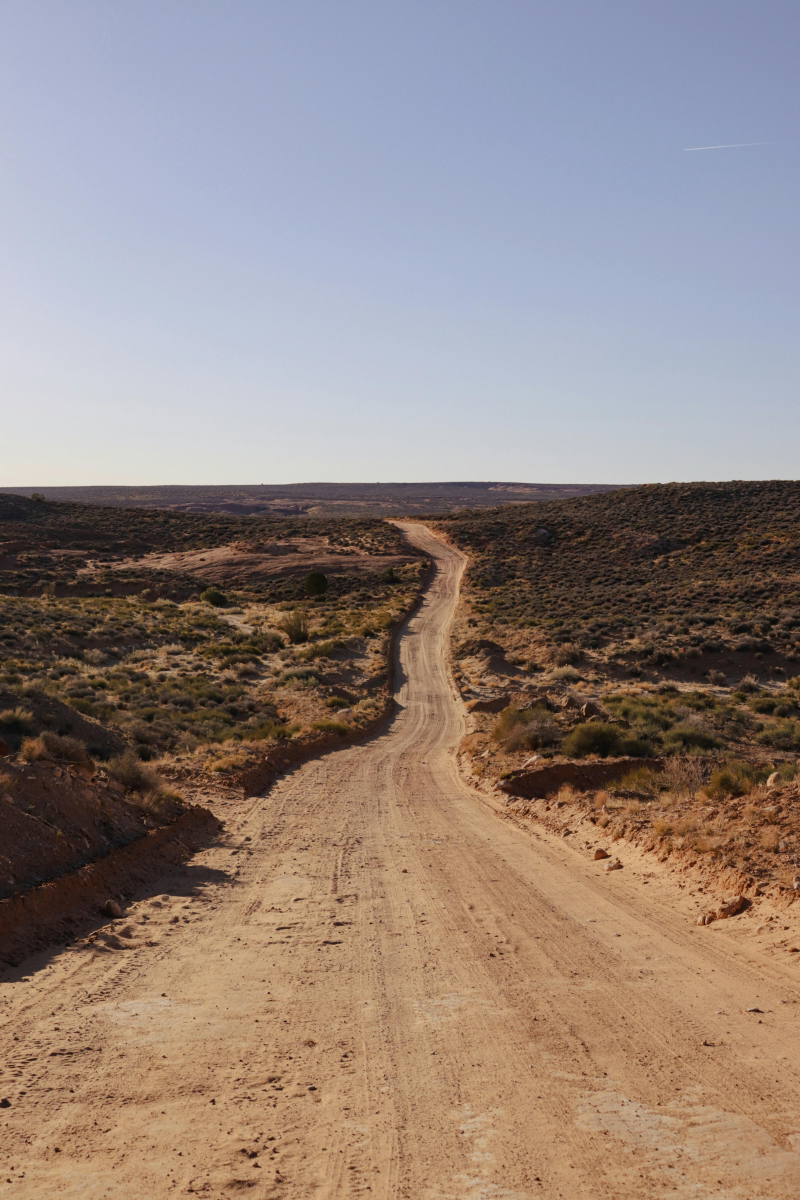
#> input picture ComputerVision/images/road.jpg, 4000 x 6000 px (shown at 1/5 size)
$ python opencv_basics_1.py
#> lines starting #> are read from the running program, lines starting #| are printed output that depends on the picture; after the words box and inside, x2 and y2 are one past the last pixel; in counts of white or black regions, pixels touching at a corner belong together
import cv2 as cv
import numpy as np

print('OpenCV version --> ', cv.__version__)
print('Numpy version --> ', np.__version__)

#Show/Display Images
image_path = 'images/road.jpg'
image = cv.imread(image_path)
#> image is the input picture: shape (6000, 4000, 3); mean B, G, R 127, 133.1, 147.5
print('Shape Of Image is -> ' , image.shape)
#| Shape Of Image is ->  (6000, 4000, 3)
# cv.imshow("Road Image", image) # -> image too big

# Rescale Function
def rescaleFrame(frame, scale=0.75) :
#> called with scale = 0.125
  width = int(frame.shape[1] * scale)
#> width = 500
  height = int(frame.shape[0] * scale)
#> height = 750

  return cv.resize(frame, (width, height), interpolation=cv.INTER_AREA)
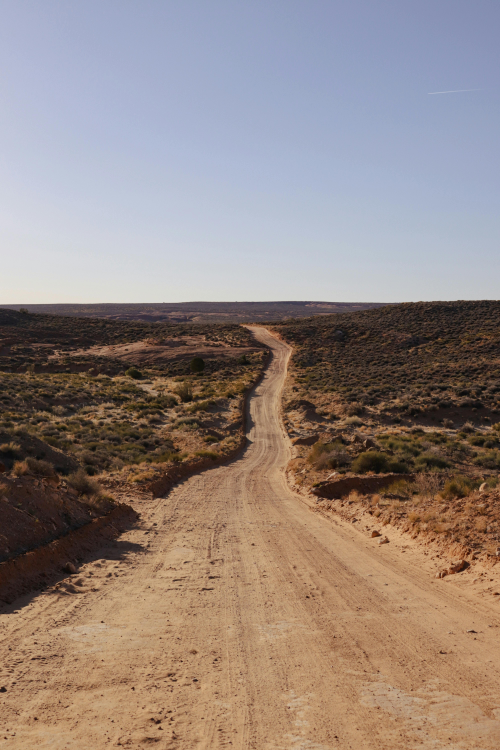
#> returned value: shape (750, 500, 3); mean of channels 0, 1, 2 127, 133.1, 147.5; drawn as B, G, R

image_resized = rescaleFrame(image, 0.125)
cv.imshow('Road Image Resized', image_resized)

# Grayscale image
gray = cv.cvtColor(image_resized, cv.COLOR_BGR2GRAY)
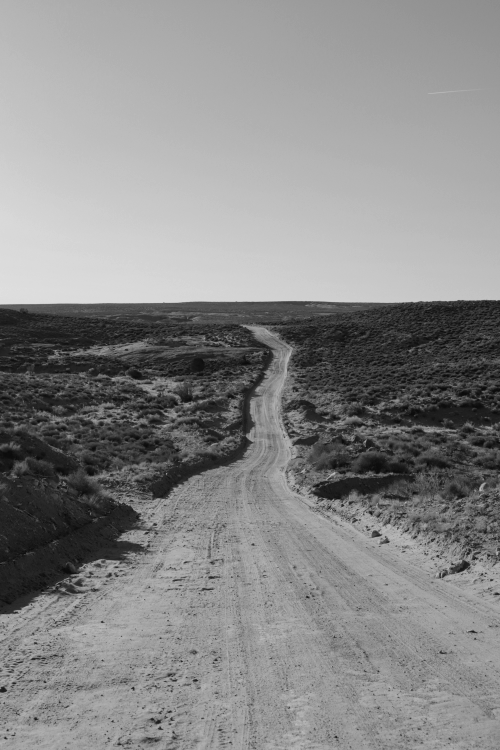
#> gray: shape (750, 500); min 11, max 223, mean 136.7
cv.imshow('Gray Scale Image', gray)

# !- Save an Image
# cv.imwrite('images/beach_grayscale.jpg', gray)

# Blur Image
blur = cv.GaussianBlur(image_resized, (3,3), cv.BORDER_DEFAULT)
cv.imshow('Blurred Image', blur)

# Edge Cascade
canny = cv.Canny(image_resized, 125, 175)
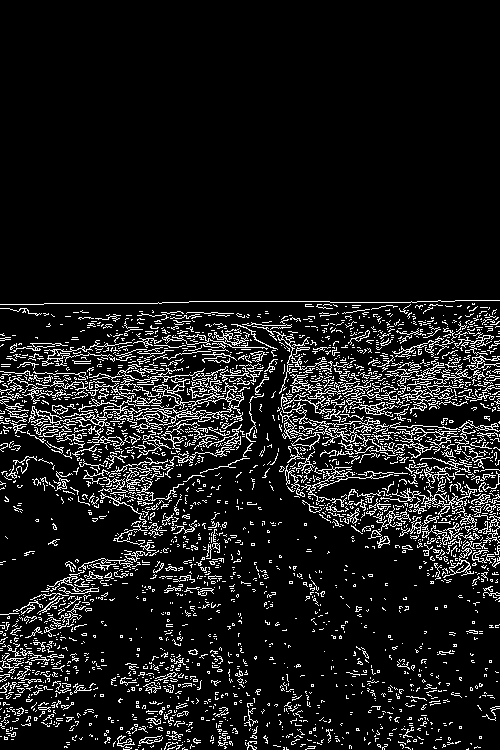
#> canny: shape (750, 500); 9.8% white in thin lines or dots, all inside (x1, y1, x2, y2) = (0, 300, 500, 750)
cv.imshow('Edge Cascade', canny)
canny_blurred = cv.Canny(blur, 125, 175) # blurring image improves edge detection
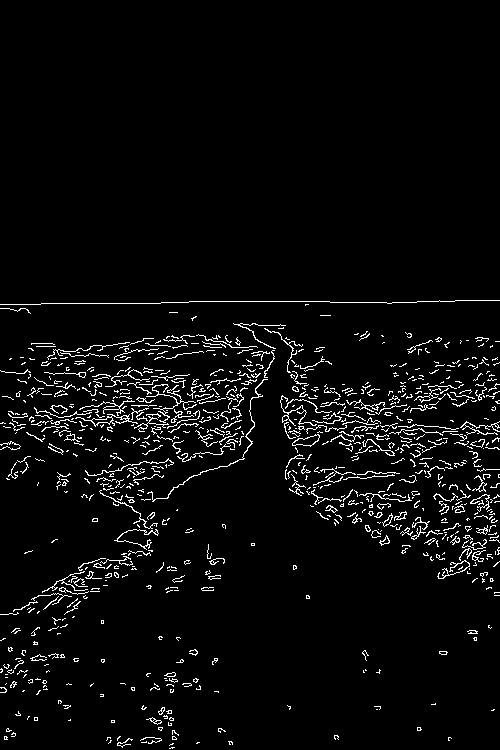
#> canny_blurred: shape (750, 500); 4% white in thin lines or dots, all inside (x1, y1, x2, y2) = (0, 300, 500, 749)
cv.imshow('Edge Cascade with Blurred Image', canny_blurred)

# Other functions
## dilate
## erode
## resize -> that was used above scale function

# Cropping Images
cropped = image_resized[50:100, 250:330]
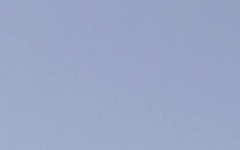
#> cropped: shape (50, 80, 3) (shown 3 times larger); mean B, G, R 198.4, 167.3, 154.1
cv.imshow('Cropped Image',cropped)

#create an empty image of size 500 * 500
blank = np.zeros((500,500, 3), dtype = 'uint8')

# Draw Text on image
cv.putText(blank, 'Hello OpenCV', (100, 100), cv.FONT_HERSHEY_COMPLEX, 1.0, (100, 100, 200, 2))

# Draw on an image
# Rectangles
cv.rectangle(blank, (0,0), (250, 250), (255, 0, 0), thickness=2)
cv.rectangle(blank, (250,250), (500, 500), (0, 100, 0), thickness=cv.FILLED)
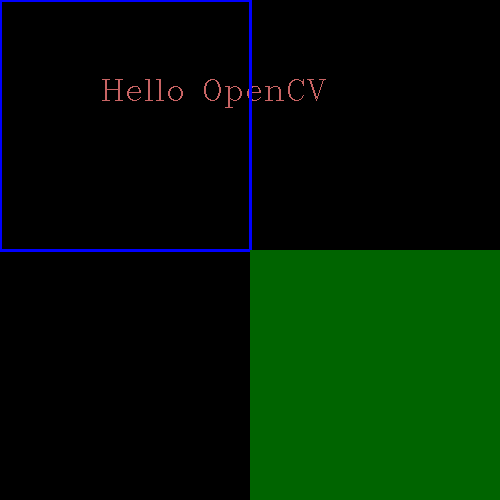
#> blank: shape (500, 500, 3); mean of channels 0, 1, 2 2.9, 25.3, 0.7; drawn as B, G, R
cv.rectangle(blank, (0,250), (250, 500), (0, 0, 255), thickness=-1)
# Circle
cv.circle(blank, (blank.shape[1]//2, blank.shape[0]//2), 100, (255, 255, 0))
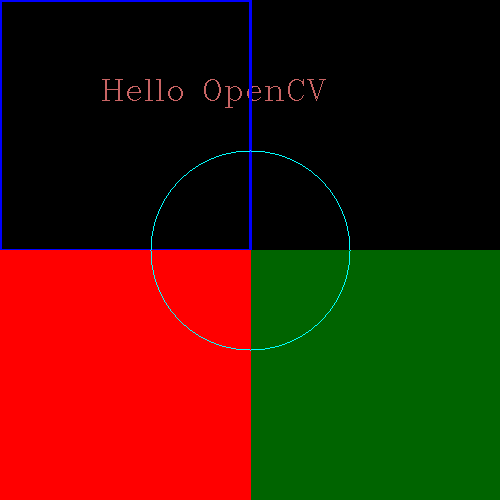
#> blank: shape (500, 500, 3); mean of channels 0, 1, 2 2.9, 25.7, 64.5; drawn as B, G, R
cv.imshow('Draw on Blank', blank)

# Wait for keypress to close the program, as without this it will show
# and close the windows after the program execution finishes
cv.waitKey(0)

# Show Video
# To capture video from webcam
# capture = cv.VideoCapture(0)
# Similarly videos on computer can be shown

$ run again, with ComputerVision/images/beach.jpg copied over ComputerVision/images/road.jpg
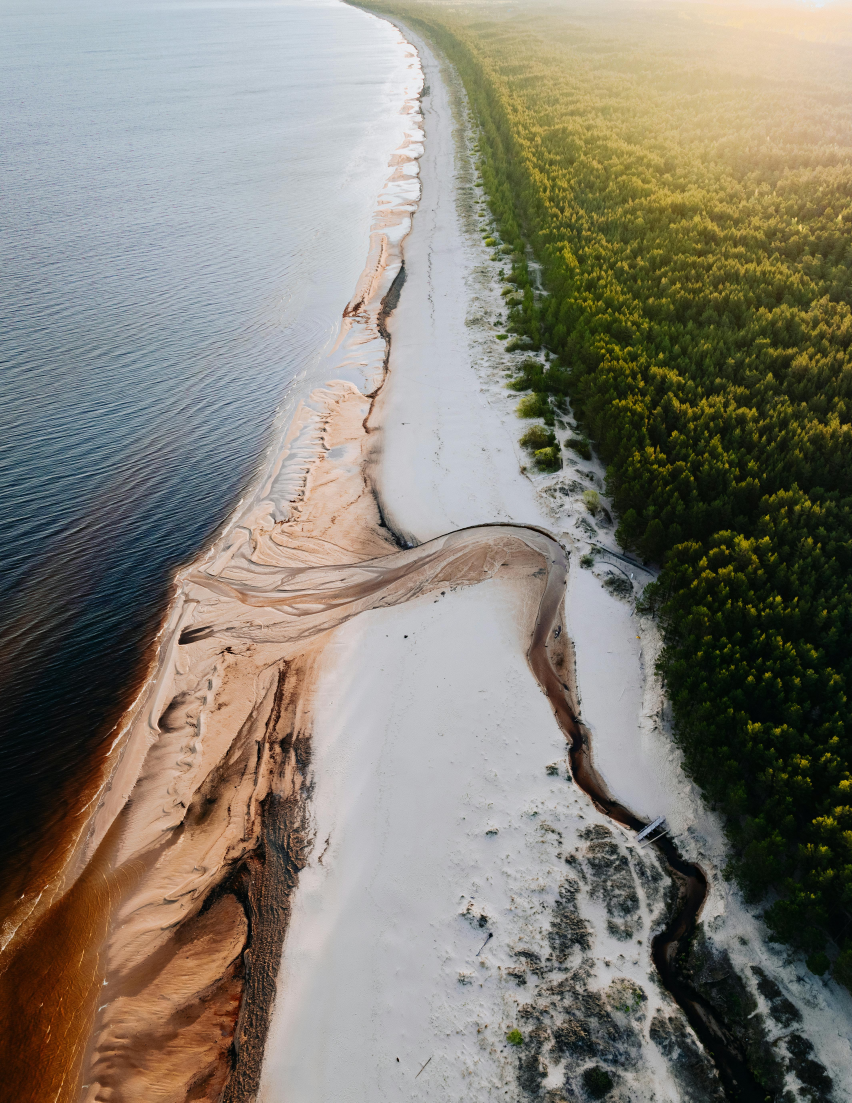
#> input picture ComputerVision/images/beach.jpg, 4260 x 5513 px (shown at 1/5 size)
#> image is the input picture: shape (5513, 4260, 3); mean B, G, R 115.5, 126.7, 131.3
#| Shape Of Image is ->  (5513, 4260, 3)
#> `canny = cv.Canny(image_resized, 125, 175)`:
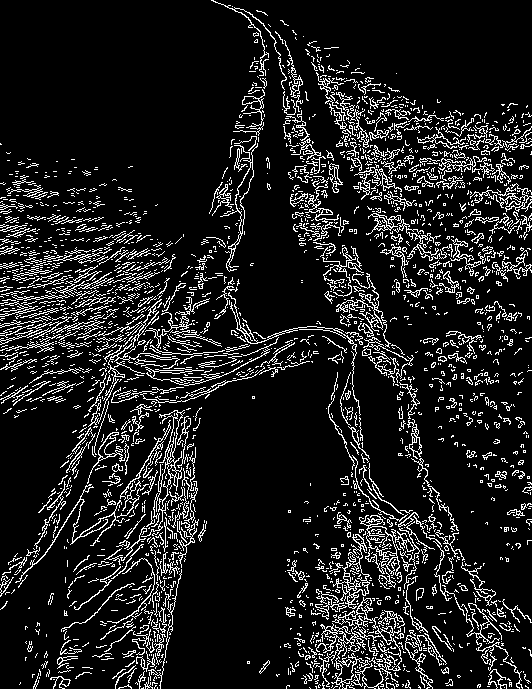
#> canny: shape (689, 532); 11.8% white in thin lines or dots
#> canny_blurred: shape (689, 532); 6% white in thin lines or dots
#> `cropped = image_resized[50:100, 250:330]`:
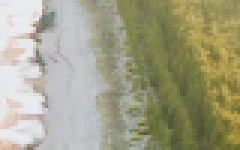
#> cropped: shape (50, 80, 3) (shown 3 times larger); mean B, G, R 134.5, 161.4, 163.3
